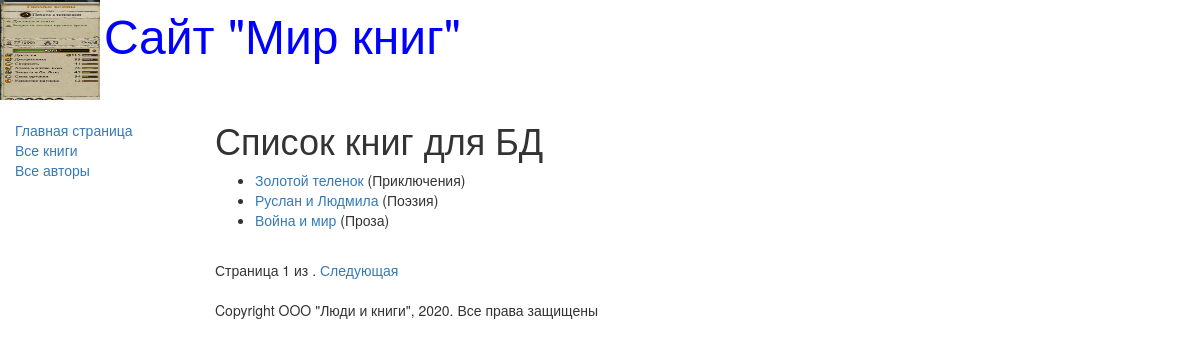
The page /books/ on the database its author committed.
### catalog/models.py (models this page shows, shortened)
class Book(models.Model):
    title = models.CharField(max_length=200,
                             help_text='Введите названия книги',
                             verbose_name='Название книги')
    genre = models.ForeignKey('Genre', on_delete=models.CASCADE,
                              help_text='Выберите жанр книги',
                              verbose_name='Жанр книги', null=True)
    language = models.ForeignKey('Language', on_delete=models.CASCADE,
                                 help_text='Выберите язык книги',
                                 verbose_name='Язык книги', null=True)
    author = models.ManyToManyField('Author',
                                    help_text='Выберите автора книги',
                                    verbose_name='Автор книги')
    summary = models.TextField(max_length=1000,
                               help_text='Введите краткое описание книги',
                               verbose_name='Аннотация книг')
    isbn = models.CharField(max_length=13,
                            help_text='Должно содержать 13 символов',
                            verbose_name='ISBN книги')
    def display_author(self):
        return ", ".join([author.last_name for author in self.author.all()])
    display_author.short_description = 'Авторы'
    def get_absolute_url(self):
        return reverse('book-detail', args=[str(self.id)])

class Genre(models.Model):
    name = models.CharField(max_length=200,
                            help_text='Введите жанр книги',
                            verbose_name='Жанр книги')
    def __str__(self):
        return self.name

### catalog/views.py (the view)
# urls.py: url(r'^books/$', views.BookListView.as_view(), name='books'),
class BookListView(generic.ListView):
    model = Book
    paginate_by = 3
    template_name = 'book_list.html'

### catalog/templates/book_list.html
{% extends "base_generic.html" %}
{% block content %}
    <h1>Список книг для БД</h1>
    {% if book_list %}
    <ul>
      {% for book in book_list %}
        <li>
          <a href="{{ book.get_absolute_url }}">
              {{ book.title }}</a>
             ({{book.genre}})
        </li>
      {% endfor %}
    </ul>
    {% else %}
      <p>В базе данных нет книг</p>
    {% endif %}
{% endblock %}

### rows shown on the page
Book: title "Золотой теленок", genre "Приключения"
Book: title "Руслан и Людмила", genre "Поэзия"
Book: title "Война и мир", genre "Проза"

### other values the page prints
{{ page_obj.number }} "1"
